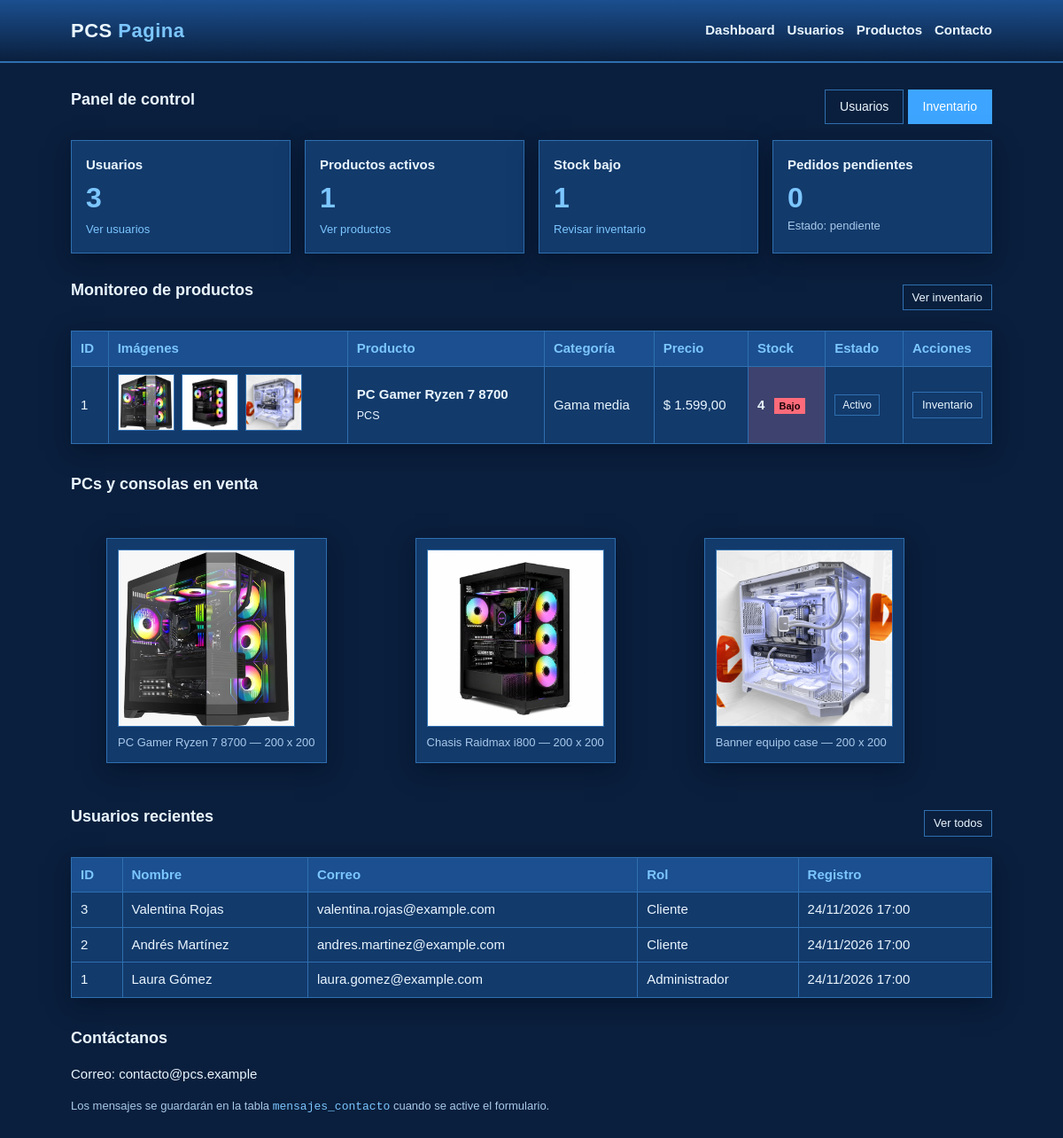
/crud_usuarios/DASHBOARD.php, run on the app's committed database.
### tables this page shows
CREATE TABLE IF NOT EXISTS productos (
  id_producto     INT NOT NULL AUTO_INCREMENT,
  id_categoria    INT NOT NULL,
  nombre          VARCHAR(120)  NOT NULL,
  marca           VARCHAR(60)   DEFAULT NULL,
  descripcion     TEXT          DEFAULT NULL,
  precio          DECIMAL(12,2) NOT NULL,
  stock           INT           NOT NULL DEFAULT 0,
  procesador      VARCHAR(80)   DEFAULT NULL,
  tarjeta_grafica VARCHAR(80)   DEFAULT NULL,
  memoria_ram_gb  SMALLINT      DEFAULT NULL,
  almacenamiento  VARCHAR(80)   DEFAULT NULL,
  placa_madre     VARCHAR(80)   DEFAULT NULL,
  fuente_poder    VARCHAR(60)   DEFAULT NULL,
  gabinete        VARCHAR(80)   DEFAULT NULL,
  garantia_meses  SMALLINT      DEFAULT NULL,
  destacado       BOOLEAN       NOT NULL DEFAULT 0,
  activo          BOOLEAN       NOT NULL DEFAULT 1,
  fecha_creacion  DATETIME      NOT NULL DEFAULT CURRENT_TIMESTAMP,
  PRIMARY KEY (id_producto),
  KEY idx_productos_precio (precio),
  CONSTRAINT fk_productos_categoria
    FOREIGN KEY (id_categoria) REFERENCES categorias (id_categoria)
);

CREATE TABLE IF NOT EXISTS categorias (
  id_categoria INT NOT NULL AUTO_INCREMENT,
  nombre       VARCHAR(60)  NOT NULL,
  descripcion  VARCHAR(255) DEFAULT NULL,
  PRIMARY KEY (id_categoria),
  UNIQUE KEY uq_categorias_nombre (nombre)
);

CREATE TABLE IF NOT EXISTS usuarios (
  id_usuario      INT NOT NULL AUTO_INCREMENT,
  nombre          VARCHAR(80)  NOT NULL,
  apellido        VARCHAR(80)  NOT NULL,
  correo          VARCHAR(120) NOT NULL,
  contrasena_hash VARCHAR(255) NOT NULL,
  telefono        VARCHAR(20)  DEFAULT NULL,
  rol             VARCHAR(20)  NOT NULL DEFAULT 'cliente',
  fecha_registro  DATETIME     NOT NULL DEFAULT CURRENT_TIMESTAMP,
  PRIMARY KEY (id_usuario),
  UNIQUE KEY uq_usuarios_correo (correo),
  CONSTRAINT chk_usuarios_rol CHECK (rol IN ('cliente', 'administrador'))
);

### crud_usuarios/DASHBOARD.php (the view, shortened to what this page needs)
<?php
require __DIR__ . '/includes/conexion.php';
$totalUsuarios = (int) $pdo->query('SELECT COUNT(*) FROM usuarios')->fetchColumn();
$productosActivos = (int) $pdo->query('SELECT COUNT(*) FROM productos WHERE activo = 1')->fetchColumn();
$stockBajo = (int) $pdo->query('SELECT COUNT(*) FROM productos WHERE activo = 1 AND stock <= 5')->fetchColumn();
$pedidosPendientes = (int) $pdo->query("SELECT COUNT(*) FROM pedidos WHERE estado = 'pendiente'")->fetchColumn();
$productos = $pdo->query(
    'SELECT p.id_producto, p.nombre, p.marca, p.precio, p.stock, p.activo, p.destacado,
            c.nombre AS categoria
     FROM productos p
     INNER JOIN categorias c ON c.id_categoria = p.id_categoria
     ORDER BY p.stock ASC, p.id_producto DESC'
)->fetchAll();
$usuariosRecientes = $pdo->query(
    'SELECT id_usuario, nombre, apellido, correo, rol, fecha_registro
     FROM usuarios
     ORDER BY id_usuario DESC
     LIMIT 5'
)->fetchAll();
require __DIR__ . '/includes/header.php';
?>
<section class="barra">
    <h2>Panel de control</h2>
    <div>
        <a class="btn btn-claro" href="index.php">Usuarios</a>
        <a class="btn" href="productos.php">Inventario</a>
    </div>
</section>
<section id="resumen" class="tarjetas">
    <article class="tarjeta">
        <h3>Usuarios</h3>
        <p class="kpi"><?= $totalUsuarios ?></p>
        <a class="enlace" href="index.php">Ver usuarios</a>
    </article>
    <article class="tarjeta">
        <h3>Productos activos</h3>
        <p class="kpi"><?= $productosActivos ?></p>
        <a class="enlace" href="productos.php">Ver productos</a>
    </article>
    <article class="tarjeta">
        <h3>Stock bajo</h3>
        <p class="kpi"><?= $stockBajo ?></p>
        <a class="enlace" href="productos.php">Revisar inventario</a>
    </article>
    <article class="tarjeta">
        <h3>Pedidos pendientes</h3>
        <p class="kpi"><?= $pedidosPendientes ?></p>
        <span class="ayuda">Estado: pendiente</span>
    </article>
</section>
<section id="productos">
    <div class="barra">
        <h2>Monitoreo de productos</h2>
        <a class="btn btn-claro btn-sm" href="productos.php">Ver inventario</a>
    </div>
    <?php if (empty($productos)): ?>
        <div class="vacio">No hay productos registrados todavía. Crea el primero desde el inventario.</div>
    <?php else: ?>
        <table>
            <thead>
                <tr>
                    <th>ID</th>
                    <th>Imágenes</th>
                    <th>Producto</th>
                    <th>Categoría</th>
                    <th>Precio</th>
                    <th>Stock</th>
                    <th>Estado</th>
                    <th>Acciones</th>
                </tr>
            </thead>
            <tbody>
            <?php foreach ($productos as $p): ?>
                <?php $stockBajoFila = (int) $p['stock'] <= 5; ?>
                <tr>
                    <td><?= (int) $p['id_producto'] ?></td>
                    <td>
                        <?php foreach ($p['imagenes'] as $url): ?>
                            <img class="thumb" src="<?= htmlspecialchars($url) ?>" alt="Imagen de <?= htmlspecialchars($p['nombre']) ?>">
                        <?php endforeach; ?>
                    </td>
                    <td>
                        <strong><?= htmlspecialchars($p['nombre']) ?></strong>
                        <?php if (!empty($p['marca'])): ?>
                            <br><small><?= htmlspecialchars($p['marca']) ?></small>
                        <?php endif; ?>
                    </td>
                    <td><?= htmlspecialchars($p['categoria']) ?></td>
                    <td>$ <?= number_format((float) $p['precio'], 2, ',', '.') ?></td>
                    <td class="<?= $stockBajoFila ? 'stock-bajo' : '' ?>">
                        <?= (int) $p['stock'] ?>
                        <?php if ($stockBajoFila): ?>
                            <span class="alerta">Bajo</span>
                        <?php endif; ?>
                    </td>
                    <td>
                        <span class="estado <?= (int) $p['activo'] ? 'activo' : 'inactivo' ?>">
                            <?= (int) $p['activo'] ? 'Activo' : 'Inactivo' ?>
                        </span>
                    </td>
                    <td class="acciones">
                        <a class="btn btn-claro btn-sm" href="productos.php">Inventario</a>
                    </td>
                </tr>
            <?php endforeach; ?>
            </tbody>
        </table>
    <?php endif; ?>
</section>
<section id="consolas">
    <div class="barra">
        <h2>PCs y consolas en venta</h2>
    </div>
    <div class="espacios-img">
        <figure class="tarjeta-producto">
            <img class="imagen-producto"
                 src="assets/img/Pc_Gamer_Ryzen_7_8700_598911d6-450a-40d3-b7f8-6c2bc2fdb279.webp"
                 width="200" height="200"
                 alt="PC Gamer Ryzen 7 8700">
            <figcaption>PC Gamer Ryzen 7 8700 — 200 x 200</figcaption>
        </figure>
        <figure class="tarjeta-producto">
            <img class="imagen-producto"
                 src="assets/img/Chasis_Raidmax_i800_Infinito_Negro.webp"
                 width="200" height="200"
                 alt="Chasis Raidmax i800 Infinito Negro">
            <figcaption>Chasis Raidmax i800 — 200 x 200</figcaption>
        </figure>
        <figure class="tarjeta-producto">
            <img class="imagen-producto"
                 src="assets/img/BANNER-EQUIPO---CASE.webp"
                 width="200" height="200"
                 alt="Banner equipo case">
            <figcaption>Banner equipo case — 200 x 200</figcaption>
        </figure>
    </div>
</section>
<section id="usuarios-recientes">
    <div class="barra">
        <h2>Usuarios recientes</h2>
        <a class="btn btn-claro btn-sm" href="index.php">Ver todos</a>
    </div>
    <?php if (empty($usuariosRecientes)): ?>
        <div class="vacio">No hay usuarios registrados.</div>
    <?php else: ?>
        <table>
            <thead>
                <tr>
                    <th>ID</th>
                    <th>Nombre</th>
                    <th>Correo</th>
                    <th>Rol</th>
                    <th>Registro</th>
                </tr>
            </thead>
            <tbody>
            <?php foreach ($usuariosRecientes as $u): ?>
                <tr>
                    <td><?= (int) $u['id_usuario'] ?></td>
                    <td><?= htmlspecialchars($u['nombre'] . ' ' . $u['apellido']) ?></td>
                    <td><?= htmlspecialchars($u['correo']) ?></td>
                    <td><?= htmlspecialchars(ucfirst($u['rol'])) ?></td>
                    <td><?= htmlspecialchars(date('d/m/Y H:i', strtotime($u['fecha_registro']))) ?></td>
                </tr>
            <?php endforeach; ?>
            </tbody>
        </table>
    <?php endif; ?>
</section>
<section id="contacto">
    <h2>Contáctanos</h2>
    <p>Correo: contacto@pcs.example</p>
    <p class="ayuda">Los mensajes se guardarán en la tabla <code>mensajes_contacto</code> cuando se active el formulario.</p>
</section>
<?php require __DIR__ . '/includes/footer.php'; ?>

### crud_usuarios/includes/header.php (shortened to what this page needs)
<!DOCTYPE html>
<html lang="es">
<head>
    <link rel="stylesheet" href="css/style.css">
</head>
<body>
<header class="encabezado">
    <div class="contenedor barra">
        <h1>PCS <span>Pagina</span></h1>
        <nav class="nav" aria-label="Navegación principal">
            <a href="DASHBOARD.php">Dashboard</a>
            <a href="index.php">Usuarios</a>
            <a href="productos.php">Productos</a>
            <a href="DASHBOARD.php#contacto">Contacto</a>
        </nav>
    </div>
</header>
<main class="contenedor">

### crud_usuarios/includes/footer.php
</main>
</body>
</html>

### crud_usuarios/css/style.css (style rules this page uses)
:root { --bg: #0a1f3d; --panel: #123a6b; --panel-2: #1b4f8f; --texto: #eaf6ff; --texto-suave: #a9c9ea; --borde: #2f6fb0; --acento: #3da5ff; --acento-hover: #7cc6ff; --peligro: #ff6b7a; --ok: #35d0a5; --sombra: 0 8px 24px rgba(0, 12, 32, 0.55); }
* { box-sizing: border-box; }
body { margin: 0; background: var(--bg); color: var(--texto); font-family: Arial, Helvetica, sans-serif; font-size: 15px; line-height: 1.5; min-height: 100vh; }
.contenedor { max-width: 1080px; margin: 0 auto; padding: 0 20px; }
.encabezado { border-bottom: 2px solid var(--borde); padding: 18px 0; margin-bottom: 28px; background: linear-gradient(180deg, var(--panel-2), var(--bg)); }
.encabezado h1 { margin: 0; font-size: 22px; font-weight: 700; letter-spacing: 0.5px; }
.encabezado h1 span { color: var(--acento-hover); }
h2 { font-size: 18px; margin: 0 0 16px; }
h3 { margin: 0 0 8px; font-size: 15px; }
.barra { display: flex; justify-content: space-between; align-items: center; margin-bottom: 16px; gap: 12px; }
.encabezado .barra { margin-bottom: 0; }
.nav { display: flex; gap: 14px; flex-wrap: wrap; align-items: center; }
.nav a { color: var(--texto); text-decoration: none; font-weight: 600; }
.btn { display: inline-block; padding: 8px 16px; border: 1px solid var(--acento); background: var(--acento); color: #ffffff; text-decoration: none; font-size: 14px; cursor: pointer; }
.btn-claro { background: transparent; color: var(--texto); border-color: var(--borde); }
.btn-sm { padding: 4px 10px; font-size: 13px; }
table { width: 100%; border-collapse: collapse; background: var(--panel); box-shadow: var(--sombra); }
th, td { border: 1px solid var(--borde); padding: 8px 10px; text-align: left; }
th { background: var(--panel-2); color: var(--acento-hover); font-weight: 600; }
td.acciones { white-space: nowrap; width: 1%; }
.ayuda { display: block; margin-top: 4px; color: var(--texto-suave); font-size: 13px; }
section { margin-bottom: 32px; }
.tarjetas { display: grid; grid-template-columns: repeat(auto-fit, minmax(200px, 1fr)); gap: 16px; margin-bottom: 28px; }
.tarjeta { border: 1px solid var(--borde); background: var(--panel); padding: 16px; box-shadow: var(--sombra); }
.kpi { margin: 0; font-size: 32px; font-weight: 700; line-height: 1.1; color: var(--acento-hover); }
.enlace { display: inline-block; margin-top: 8px; font-size: 13px; color: var(--acento-hover); text-decoration: none; }
.estado { display: inline-block; padding: 2px 8px; border: 1px solid var(--borde); font-size: 12px; margin-right: 4px; }
.stock-bajo { background: rgba(255, 107, 122, 0.18); font-weight: 700; }
.alerta { display: inline-block; margin-left: 6px; padding: 1px 6px; background: var(--peligro); color: #1a0308; font-size: 11px; }
.espacios-img { display: flex; gap: 20px; flex-wrap: wrap; }
.tarjeta-producto { border: 1px solid var(--borde); background: var(--panel); padding: 12px; box-shadow: var(--sombra); }
.imagen-producto { width: 200px; height: 200px; object-fit: cover; display: block; background: var(--panel-2); border: 1px solid var(--borde); }
.tarjeta-producto figcaption { margin-top: 8px; font-size: 13px; color: var(--texto-suave); }
.thumb { width: 64px; height: 64px; object-fit: cover; border: 1px solid var(--borde); margin-right: 4px; background: var(--panel-2); }
code { color: var(--acento-hover); }

### data on the page
productos: id_producto "1", nombre "PC Gamer Ryzen 7 8700", marca "PCS", id_categoria.nombre "Gama media", precio "1.599,00", stock "4", shows "Bajo", activo "Activo"
usuarios: id_usuario "3", nombre+apellido "Valentina Rojas", correo "valentina.rojas@example.com", rol "Cliente", fecha_registro "24/11/2026 17:00"
usuarios: id_usuario "2", nombre+apellido "Andrés Martínez", correo "andres.martinez@example.com", rol "Cliente", fecha_registro "24/11/2026 17:00"
usuarios: id_usuario "1", nombre+apellido "Laura Gómez", correo "laura.gomez@example.com", rol "Administrador", fecha_registro "24/11/2026 17:00"

### other printed values
$totalUsuarios "3"
$productosActivos "1"
$stockBajo "1"
$pedidosPendientes "0"
